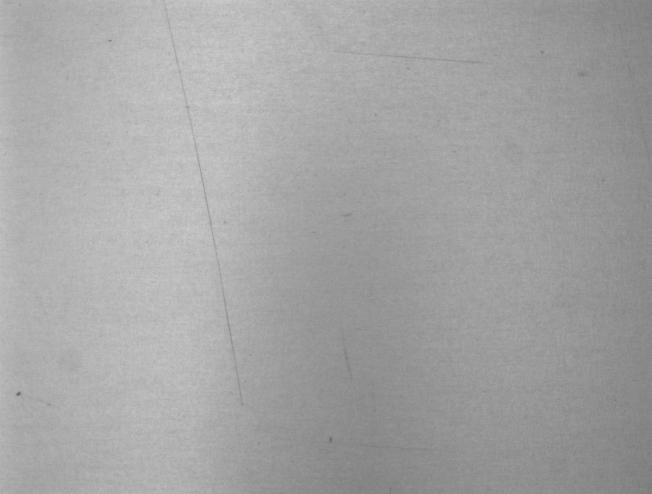
//> input picture chap5/ori.jpg, 652 x 494 px
$ ./defectsDetection ori.jpg   (built with g++ and OpenCV 4)
//> lines starting //> are read from the running program, lines starting //| are printed output that depends on the picture; after the words box and inside, x2 and y2 are one past the last pixel; in counts of white or black regions, pixels touching at a corner belong together
### chap5/defectsDetection.h
#ifndef __DETECTS_DETECTION__
#define __DETECTS_DETECTION__

#include <iostream>
#include <opencv2/core/core.hpp>
#include <opencv2/highgui/highgui.hpp>
#include <opencv2/imgproc/imgproc.hpp>
#include <chrono>

using namespace std;
using namespace cv;

Mat EnhanceContraction(Mat & srcImg);
void ConnectedComponentLabeling(Mat srcImg);

#endif

### chap5/defectsDetection.cpp
#include "defectsDetection.h"

int main (int argc, char **argv) {

    if (argc != 2) {
        cerr << "[ERROR] Not enough arguments!" << endl;
        return EXIT_FAILURE;
    }

    // Load the image as gray scale
    Mat imageOri = imread(argv[1], IMREAD_GRAYSCALE);
//> imageOri is the input picture: 494 rows x 652 cols, CV_8UC1; min 101, max 205, mean 164.1
    if (!imageOri.data) {
        cout << "[ERROR] Unable to load image." << endl;
        return EXIT_FAILURE;
    }
    imshow("Original Image: ", imageOri);

    Mat imageBlur, imageEnhanced, imageFilter, imageEdge, imageClosed;
    GaussianBlur(imageOri, imageBlur, Size(3,3), 1.0);
    imshow("Blur Image: ", imageBlur);

    imageEnhanced = EnhanceContraction(imageBlur);
//> after the loop in EnhanceContraction, `for (int v=0; v<srcImg.rows; v++)`:
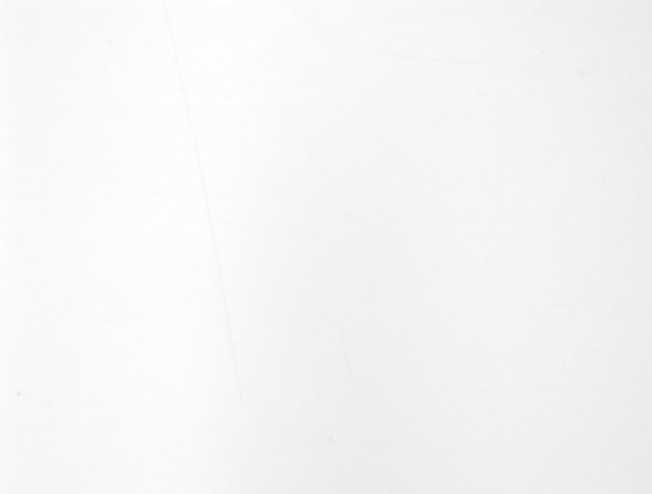
//> outImg: 494 rows x 652 cols, CV_8UC1; min 228, max 255, mean 245.4
//> after the loop in EnhanceContraction, `for (int v=0; v<srcImg.rows; v++)`:
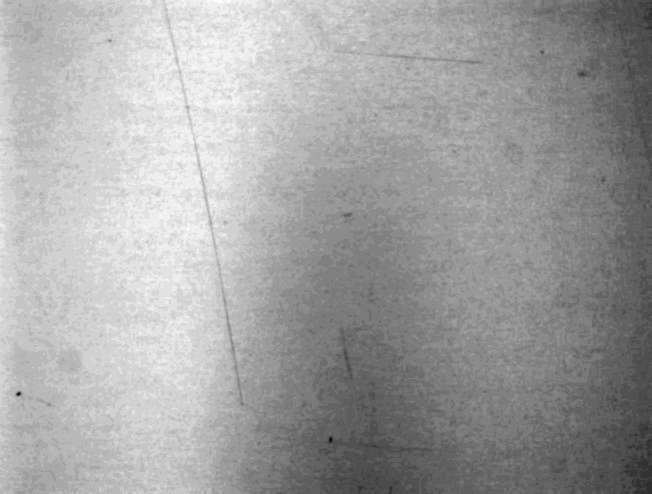
//> outImg: 494 rows x 652 cols, CV_8UC1; min 0, max 255, mean 162
    // equalizeHist(imageBlur, imageEnhanced);
    imshow("Enhanced Image: ", imageEnhanced);

    bilateralFilter(imageEnhanced, imageFilter, 9, 75, 75);
    imshow("Filter Image: ", imageFilter);


    // Implement Canny edge detection
    Canny(imageBlur, imageEdge, 20, 50);
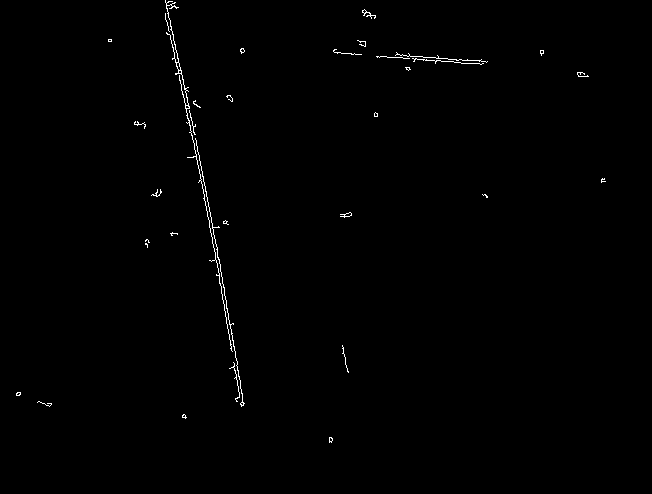
//> imageEdge: 494 rows x 652 cols, CV_8UC1; 0.51% white in thin lines or dots, all inside (x1, y1, x2, y2) = (16, 0, 606, 443)
    imshow("Canny Detection", imageEdge);


	Mat kernel = getStructuringElement(MORPH_RECT, Size(5,5), Point(-1, -1));
    morphologyEx(imageEdge, imageClosed, MORPH_CLOSE, kernel);
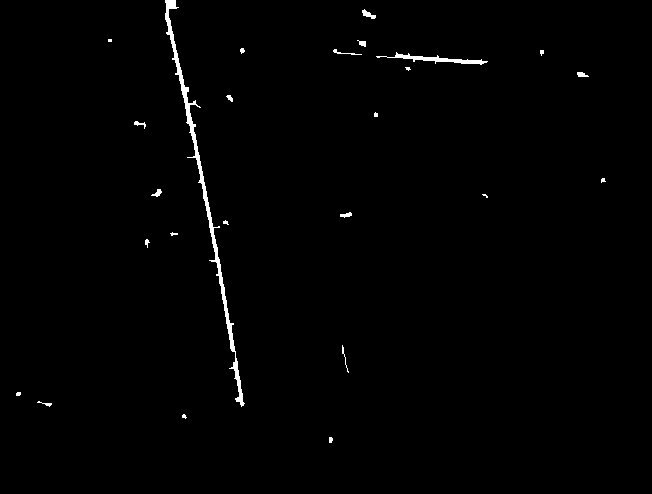
//> imageClosed: 494 rows x 652 cols, CV_8UC1; 0.88% white; 25 white regions (10 under 20 px), largest, box (x1, y1, x2, y2) and area: (165, 0, 245, 407) 1809, (376, 52, 488, 65) 397, (362, 9, 376, 19) 66
    imshow("Closed image: ",imageClosed);

    ConnectedComponentLabeling(imageClosed);

    // imwrite("Blur.jpg", imageBlur);


    waitKey(0);
    return EXIT_SUCCESS;
}

Mat EnhanceContraction(Mat & srcImg) {
    Mat outImg = Mat::zeros(srcImg.size(), srcImg.type());

    // Calculate maximum and minimum pixel value in the image
    double *minPtr = new double;
    double *maxPtr = new double;
    minMaxIdx(srcImg, minPtr, maxPtr);
    cout << "Min vlaue: " << *minPtr << endl;
    cout << "Max vlaue: " << *maxPtr << endl;

    // Enhance contraction
    for (int v=0; v<srcImg.rows; v++){
        uchar *data = srcImg.ptr<uchar>(v);
        uchar *out = outImg.ptr<uchar>(v);
        for (int u=0; u<srcImg.cols; u++) {
            out[u] =saturate_cast<uchar>(log(data[u]+1)/log(*maxPtr + 1)*255);
            // out[u] = saturate_cast<uchar>((data[u]-*minPtr)/(*maxPtr - *minPtr)*255);
            // out[u] = saturate_cast<uchar>(pow(data[u]/255.0,0.7)*255);
        }
    }
    minMaxIdx(outImg, minPtr, maxPtr);
    for (int v=0; v<srcImg.rows; v++){
        uchar *out = outImg.ptr<uchar>(v);
        for (int u=0; u<srcImg.cols; u++) {
            // out[u] =saturate_cast<uchar>(log(out[u]+1)/log(*maxPtr + 1)*255);
            // out[u] = saturate_cast<uchar>((out[u]-*minPtr)/(*maxPtr - *minPtr)*255);
            out[u] = saturate_cast<uchar>(pow(out[u]/255.0,1.7)*255);
        }
    }
    minMaxIdx(outImg, minPtr, maxPtr);
    for (int v=0; v<srcImg.rows; v++){
        uchar *out = outImg.ptr<uchar>(v);
        for (int u=0; u<srcImg.cols; u++) {
            // out[u] =saturate_cast<uchar>(log(out[u]+1)/log(*maxPtr + 1)*255);
            out[u] = saturate_cast<uchar>((out[u]-*minPtr)/(*maxPtr - *minPtr)*255);
            // out[u] = saturate_cast<uchar>(pow(out[u]/255.0,1.7)*255);
        }
    }
    minMaxIdx(outImg, minPtr, maxPtr);
    cout << "Min vlaue: " << *minPtr << endl;
    cout << "Max vlaue: " << *maxPtr << endl;
    // [9 lines of commented-out code are left out]
    return outImg;
}

void ConnectedComponentLabeling(Mat srcImg) {
    Mat labelTable = Mat::zeros(srcImg.size(), srcImg.type());
    // Mat labelTable(srcImg.size(),  srcImg.type(), Scalar::all(255));
    int labelCurr = 0;
//> (the run ends here: the program needs code that is not available in this run, at `vector<Set> setList;`)
